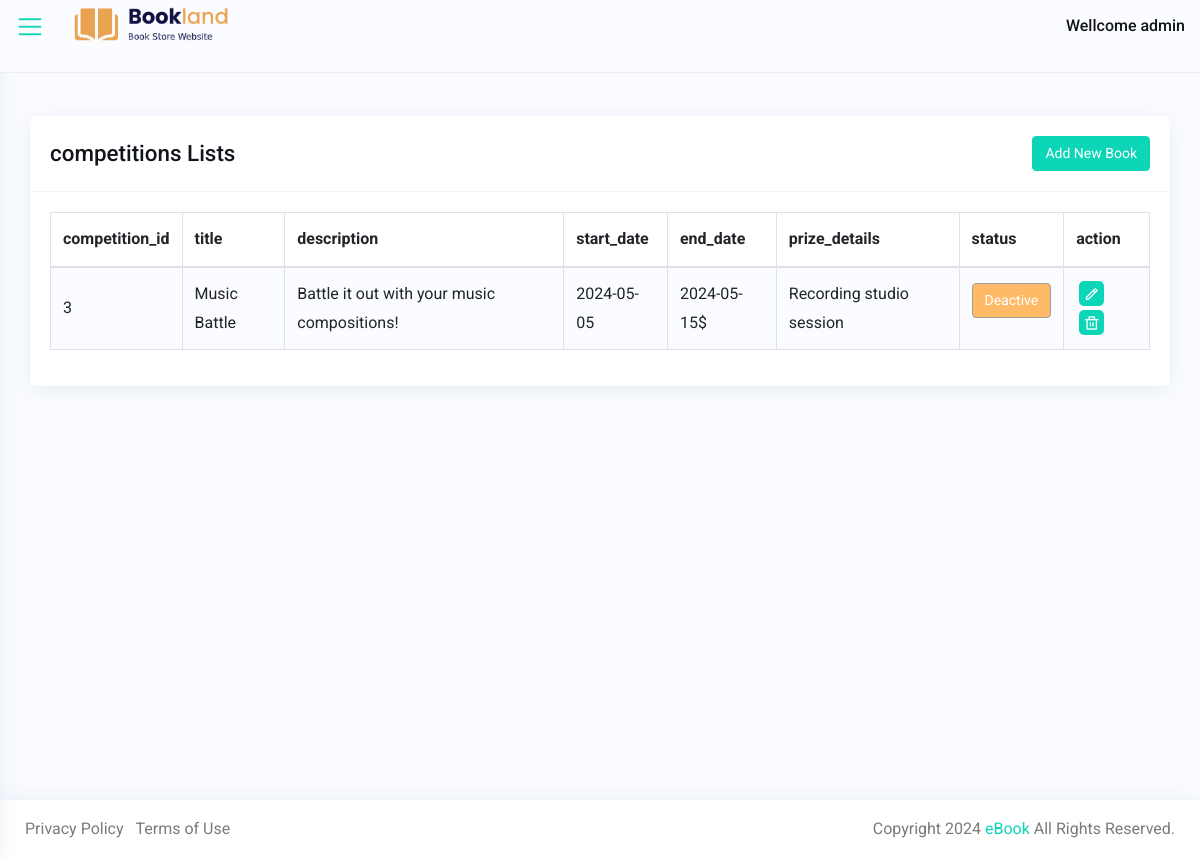
Screenshot of /admin/competitions.php with the database file from the repository.
### tables this page shows
CREATE TABLE `competitions` (
  `competition_id` int(11) NOT NULL,
  `title` varchar(255) DEFAULT NULL,
  `description` text DEFAULT NULL,
  `start_date` date DEFAULT NULL,
  `end_date` date DEFAULT NULL,
  `prize_details` text DEFAULT NULL,
  `status` varchar(50) DEFAULT NULL
);

### admin/competitions.php (the view, shortened to what this page needs)
<?php
include('partials/_header.php');
include('partials/_connection.php');
$sql = "SELECT * FROM competitions";
$result = mysqli_query($con, $sql);
?>
<div class="wrapper">
    <?php
    include('partials/_nav_bar.php');
    ?>
    <div id="content-page" class="content-page">
        <div class="container-fluid">
            <div class="row">
                <div class="col-sm-12">
                    <div class="iq-card">
                        <div class="iq-card-header d-flex justify-content-between">
                            <div class="iq-header-title">
                                <h4 class="card-title">competitions Lists</h4>
                            </div>
                            <div class="iq-card-header-toolbar d-flex align-items-center">
                                <a href="_competitionsInsert.php" class="btn btn-primary">Add New Book</a>
                            </div>
                        </div>
                        <div class="iq-card-body">
                            <div class="table-responsive">
                                <table class="table table-striped table-bordered" id="dataTable" style="width:100%">
                                    <thead>
                                        <tr>
                                            <th>competition_id</th>
                                            <th>title</th>
                                            <th>description</th>
                                            <th>start_date</th>
                                            <th>end_date</th>
                                            <th>prize_details</th>
                                            <th>status</th>
                                            <th>action</th>
                                        </tr>
                                    </thead>
                                    <tbody>
                                        <?php
                                        while ($row = mysqli_fetch_assoc($result)) {
                                            $id = $row['competition_id'];
                                            $desc = $row['description'];
                                            $title = $row['title'];
                                            $start_date = $row['start_date'];
                                            $end_date = $row['end_date'];
                                            $prize = $row['prize_details'];
                                        ?>
                                            <tr>
                                                <td><?php echo $id; ?></td>
                                                <td><?php echo $title ?></td>
                                                <td><?php echo $desc ?></td>
                                                <td><?php echo $start_date ?></td>
                                                <td><?php echo $end_date ?>$</td>
                                                <td><?php echo $prize ?></td>
                                                <td>
                                                    <?php
                                                    if ($row['status'] == 1) {
                                                    ?>
                                                        <a href="partials/_handleStatus.php?competitiontype=status&operation=deactive&id=<?php echo $id; ?>" class="btn btn-primary active mb-3">Active</a>
                                                    <?php
                                                    } else {
                                                    ?>
                                                        <a href="partials/_handleStatus.php?competitiontype=status&operation=active&id=<?php echo $id; ?>" class="btn btn-warning active mb-3">Deactive</a>
                                                    <?php
                                                    }
                                                    ?>
                                                </td>
                                                <td>
                                                    <div class="flex align-items-center list-user-action">
                                                        <a class="bg-primary" data-toggle="tooltip" data-placement="top" title="Edit" href="_competitionsUpdate.php?id=<?php echo $id ?>"><i class="ri-pencil-line"></i></a>
                                                        <a class="bg-primary" data-toggle="tooltip" data-placement="top" title="Delete" href="partials/_delete.php?id=<?php echo $id ?>"><i class="ri-delete-bin-line"></i></a>
                                                    </div>
                                                </td>
                                            </tr>
                                        <?php } ?>
                                    </tbody>
                                </table>
                            </div>
                        </div>
                    </div>
                </div>
            </div>
        </div>
    </div>
</div>
<?php
include('partials/_footer.php');
?>

### admin/css/typography.css (style rules this page uses)
body { font-family: 'Roboto', sans-serif; font-weight: 400; font-style: normal; font-size: 16px; line-height: 1.8; padding: 0; margin: 0; color: var(--iq-body-text); background: var(--iq-body-bg); }
a, .btn { -webkit-transition: all 0.5s ease-out 0s; -moz-transition: all 0.5s ease-out 0s; -ms-transition: all 0.5s ease-out 0s; -o-transition: all 0.5s ease-out 0s; transition: all 0.5s ease-out 0s; }
a, button, input, btn { outline: medium none !important; }
a { color: var(--iq-primary); }
h1, h2, h3, h4, h5, h6 { font-family: 'Roboto', sans-serif; font-weight: 500; margin: 0px; line-height: 1.5; color: var(--iq-title-text); }
h4 { font-size: 1.400em; }
.table-striped tbody tr:nth-of-type(odd) { background: var(--iq-body-bg); }
.table td, .table th { vertical-align: middle; }
.bg-primary, .badge-primary { color: var(--iq-white); background: var(--iq-primary) !important; }
.iq-card { background: var(--iq-light-card); -webkit-border-radius: 5px; -moz-border-radius: 5px; border-radius: 5px; margin-bottom: 30px; border: none; -webkit-box-shadow: 0px 4px 20px 0px rgba(44, 101, 144, 0.1); box-shadow: 0px 4px 20px 0px rgba(44, 101, 144, 0.1); }
.iq-card-body { padding: 20px; }
.iq-card .iq-card-header, .iq-card-transparent .iq-card-header { padding: 20px; margin-bottom: 0; -ms-flex-align: center !important; align-items: center !important; border-bottom: 1px solid var(--iq-border-light); }
.iq-card .iq-card-header .iq-header-title .card-title, .iq-card-transparent .iq-card-header .iq-header-title .card-title { margin-bottom: 0; }
.btn { font-size: 14px; border-radius: 4px; }
.btn-primary { background: var(--iq-primary); border-color: var(--iq-primary); }
.btn-warning { background-color: var(--iq-warning); border-color: var(--iq-warning); }
.btn-warning:not(:disabled):not(.disabled).active, .btn-warning:not(:disabled):not(.disabled):active, .show>.btn-warning.dropdown-toggle { color: var(--iq-white); background-color: var(--iq-warning); border-color: var(--iq-secondary); }

### admin/css/responsive.css (style rules this page uses)
@media (max-width:1299px) { .content-page, body.sidebar-main .content-page { margin-left: 0; padding: 116px 15px 0; } }

### admin/css/variable.css (style rules this page uses)
:root { --iq-title-text: #11141b; --iq-body-text: #777D74; --iq-body-bg : #fbfcff; --iq-primary: #0dd6b8; --iq-secondary: #a09e9e; --iq-success: #49f0d3; --iq-warning: #ffba68; --iq-danger: #ff9b8a; --iq-info: #d592ff; --iq-dark: #3f414d; --iq-light: #fafafb; --iq-white: #ffffff; --iq-black: #000000; --iq-gray: #b1b1b1; --iq-light-primary: #fbfcff; --iq-light-secondary: #f1f2f1; --iq-light-success: #eefff2; --iq-light-danger: #fff5f4; --iq-light-warning: #fffcf3; --iq-light-info: #eee6f5; --iq-light-dark: #f0efef; --iq-primary-hover: #11e1c2; --iq-secondary-hover: #807e7e; --iq-success-hover: #42f9d9; --iq-danger-hover: #f78673; --iq-warning-hover: #fdb45e; --iq-info-hover: #c280ea; --iq-dark-hover: #44454e; --iq-light-hover: #eaeeff; --iq-border: #ededf0; --iq-border-light: #f1f1f1; --iq-border-danger: #ff9273; --iq-light-card: #ffffff; --iq-primary-rgb: 100, 114, 248; --iq-primary-light: #f3fffe; --iq-color1: #4e37b2; --iq-color2: #02d871; --iq-color3: #309cf3; --iq-color4: #ff00ff; --iq-color5: #fb1f4c; --iq-color6: #00ced1; --iq-color7: #f35f3b; --iq-color8: #fde117; --iq-color9: #ff0000; --iq-color10: #88028c; --iq-color11: #00d5ab; --iq-color12: #ce9252; --iq-color13: #f9ae02; --iq-color14: #1e7fe4; --iq-color15: #006400; --iq-color16: #fa7c04; --iq-color17: #81bf02; --iq-color18: #99a7ca; --iq-color19: #3d2a26; --iq-color20: #a0746b; }

### rows the page displays
competitions: competition_id "3", title "Music Battle", description "Battle it out with your music compositions!", start_date "2024-05-05", end_date "2024-05-15", prize_details "Recording studio session"
